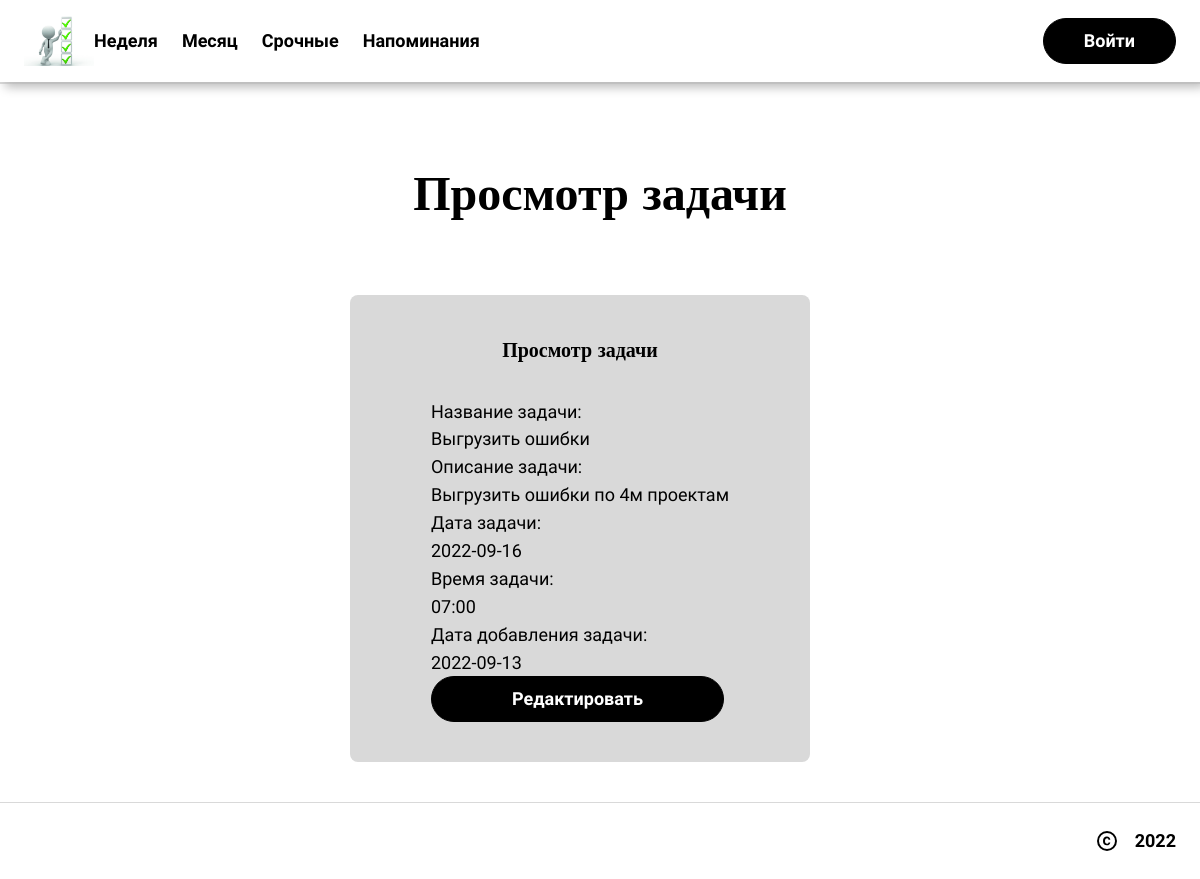
The page /1/view on the database as committed earlier.
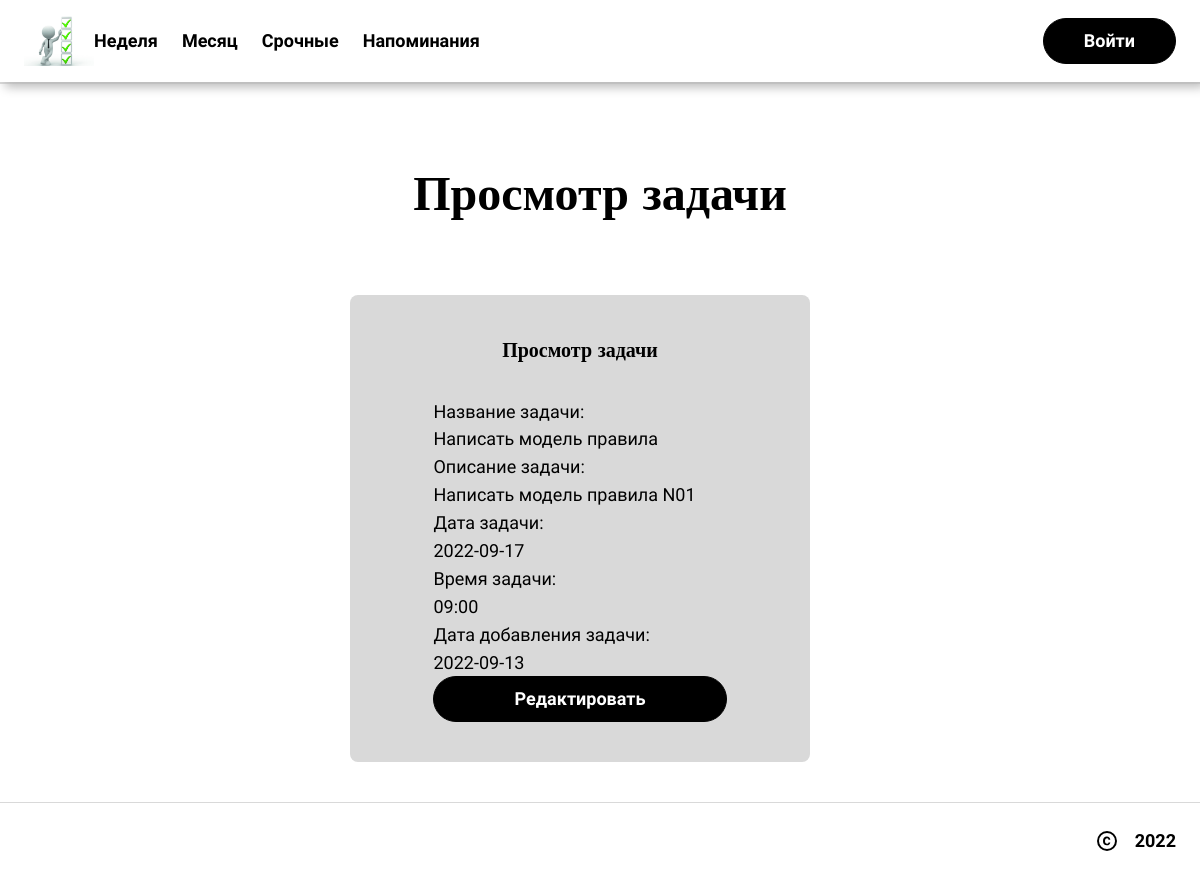
The same page on the database as committed later.
### djangoApp/models.py (models this page shows, shortened)
class Tasks(models.Model):
    id = models.IntegerField(primary_key=True, null=False)
    user_id = models.ForeignKey(Profile, on_delete=models.CASCADE, null=True)
    task_name = models.CharField(max_length=250)
    task_comment = models.CharField(max_length=4000)
    date_add = models.CharField(max_length=250)
    date_end = models.CharField(max_length=250)
    date_task = models.CharField(max_length=250)
    time_task = models.CharField(max_length=250)

### djangoApp/views.py (the view)
# urls.py: path('<int:pk>/view', views.TaskDetailView.as_view(), name='view-task'),
class TaskDetailView(DetailView):
    model = Tasks
    template_name = 'task-view.html'
    context_object_name = 'task'

### djangoApp/templates/task-view.html (shortened to what this page needs)
<!DOCTYPE html>
{% load static %}
<html lang="en">
  <head>
      <link rel="stylesheet" href="{% static "style.css" %}" />
  </head>
  <body>
    <div>
      <link href="{% static "home.css" %}" rel="stylesheet" />
      <div class="home-container">
        <div data-role="Header" class="home-navbar-container">
          <div class="home-navbar">
            <div class="home-left-side">
              <img src="{% static 'icon.jpg' %}" width="70" height="50" alt="lorem">
              <div class="home-links-container">
                <a href="/" class="home-link anchor">Неделя</a>
                <a href="#inspiration" class="home-link1 anchor">Месяц</a>
                <span class="home-link2 anchor">Срочные</span>
                <span class="home-link3 anchor">Напоминания</span>
              </div>
            </div>
            <div class="home-right-side">
              <button class="home-cta-btn anchor button">Войти</button>
            </div>
          </div>
        </div>
        <div class="home-section-separator1"></div>
        <div class="home-get-in-touch">
          <h2 class="home-text7 section-Heading">Просмотр задачи</h2>
          <div class="home-content-container">
            <div class="home-form-container">
              <span class="home-heading6 bigCard-Heading">
                Просмотр задачи
              </span>
              <form method="post">
                Название задачи: <br>{{task.task_name}}<br>
                Описание задачи: <br>{{task.task_comment}}<br>
                Дата задачи: <br>{{task.date_task}}<br>
                Время задачи: <br>{{task.time_task}}<br>
                Дата добавления задачи: <br>{{task.date_add}}<br>
              <button class="home-cta-btn1 anchor button">Редактировать</button>
              </form>
            </div>
          </div>
        </div>
        <div class="home-footer-container">
          <div class="home-footer">
            <div class="home-copyright-container">
              <span class="anchor">2022</span>
            </div>
          </div>
        </div>
      </div>
    </div>
  </body>
</html>

### djangoApp/static/style.css (style rules this page uses)
:root { --dl-color-gray-500: #595959; --dl-color-gray-700: #999999; --dl-color-gray-900: #D9D9D9; --dl-color-danger-300: #A22020; --dl-color-danger-500: #BF2626; --dl-color-danger-700: #E14747; --dl-color-gray-black: #000000; --dl-color-gray-white: #FFFFFF; --dl-space-space-unit: 8px; --dl-color-primary-100: #003EB3; --dl-color-primary-300: #0074F0; --dl-color-primary-500: #14A9FF; --dl-color-primary-700: #85DCFF; --dl-color-success-300: #199033; --dl-color-success-500: #32A94C; --dl-color-success-700: #4CC366; --dl-radius-radius-round: 50%; --dl-size-size-maxcontent: 1414px; --dl-space-space-halfunit: 4px; --dl-space-space-tenunits: 80px; --dl-radius-radius-radius2: 2px; --dl-radius-radius-radius4: 4px; --dl-radius-radius-radius8: 8px; --dl-space-space-fiveunits: 40px; --dl-space-space-fourunits: 32px; --dl-radius-radius-radius24: 24px; --dl-space-space-doubleunit: 16px; --dl-space-space-tripleunit: 24px; }
.button { color: var(--dl-color-gray-black); display: inline-block; padding: 0.5rem 1rem; font-family: Raleway; border-color: var(--dl-color-gray-black); border-width: 1px; border-radius: 4px; background-color: var(--dl-color-gray-white); }
.bigCard-Heading { font-size: 36px; font-style: normal; font-family: Montserrat; font-weight: 700; line-height: 1.55; text-transform: none; text-decoration: none; }
.anchor { font-size: 18px; font-style: normal; font-family: Raleway; font-weight: 700; line-height: 1.55; text-transform: capitalize; text-decoration: none; }
.section-Heading { font-size: 48px; font-family: Montserrat; font-weight: 700; line-height: 1.22; text-transform: none; text-decoration: none; }

### djangoApp/templates/task-view.html (style rules this page uses)
html { line-height: 1.15; }
body { margin: 0; }
* { box-sizing: border-box; border-width: 0; border-style: solid; }
p,li,ul,pre,div,h1,h2,h3,h4,h5,h6 { margin: 0; padding: 0; }
button,input,optgroup,select,textarea { font-family: inherit; font-size: 100%; line-height: 1.15; margin: 0; }
button,select { text-transform: none; }
button,[type="button"],[type="reset"],[type="submit"] { -webkit-appearance: button; }
a { color: inherit; text-decoration: inherit; }
img { display: block; }
html { scroll-behavior: smooth }
html { font-family: Raleway; font-size: 18px; }
body { font-weight: 400; font-style:normal; text-decoration: none; text-transform: none; letter-spacing: normal; line-height: 1.55; color: var(--dl-color-gray-black); background-color: var(--dl-color-gray-white); }
html { scroll-behavior: smooth; }

Rows that differ between the two databases and show on the page:
changed Tasks: task_name "Выгрузить ошибки" → "Написать модель правила"; task_comment "Выгрузить ошибки по 4м проектам" → "Написать модель правила N01"; date_task "2022-09-16" → "2022-09-17"; time_task "07:00" → "09:00"
